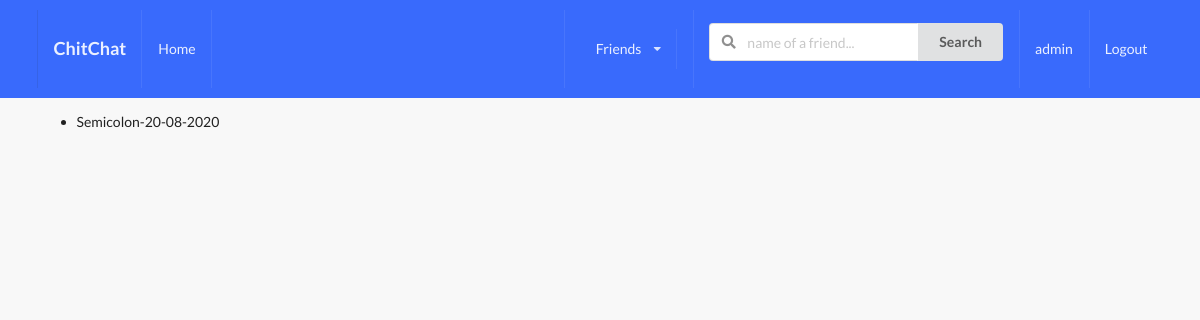
The page /profiles/invite_friends/ (signed in) on the database as committed earlier.
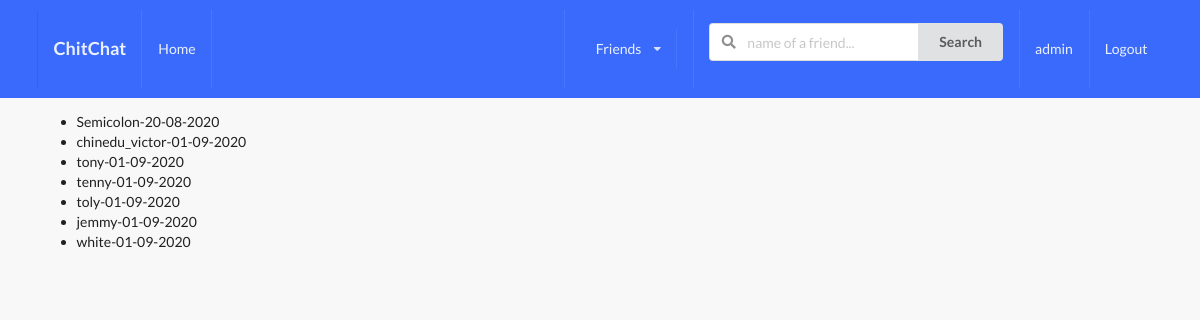
The same page on the database as committed later.
### profiles/models.py (models this page shows, shortened)
class Profile(models.Model):
    first_name = models.CharField(max_length=200, blank=True)
    last_name = models.CharField(max_length=200, blank=True)
    user = models.OneToOneField(User, on_delete=models.CASCADE)
    bio = models.TextField(default="no bio...", max_length=300, verbose_name='bio')
    DOB = models.DateField(verbose_name='Date of Birth', blank=True, null=True)
    email = models.EmailField(max_length=200, blank=True, verbose_name='email')
    address = models.CharField(max_length=300, blank=True, verbose_name='address')
    phone_number = models.CharField(max_length=15, blank=True, verbose_name='phone number')
    country = models.CharField(max_length=200, blank=True)
    avatar = CloudinaryField('avatar', blank=True,)
    friends = models.ManyToManyField(User, blank=True, related_name='friends')
    slug = models.SlugField(unique=True, blank=True)
    updated = models.DateTimeField(auto_now=True)
    created = models.DateTimeField(auto_now_add=True)
    objects = ProfileManager()
    def __str__(self):
        return f"{self.user.username}-{self.created.strftime('%d-%m-%Y')}"
    __initial_first_name = None
    __initial_last_name = None
    def __init__(self, *args, **kwargs):
        super().__init__(*args, **kwargs)
        self.__initial_first_name = self.first_name
        self.__initial_last_name = self.last_name

### profiles/views.py (the view)
# urls.py: path('invite_friends/', profiles_i_can_invite, name='invite_friends'),
def profiles_i_can_invite(request):
    user = request.user
    query = Profile.objects.get_all_profiles_to_invite(user)
    context = {
        'query': query,
    }
    return render(request, 'profile/to_invite_list.html', context)

### profiles/models.py (called while the page is built)
    def get_all_profiles_to_invite(self, sender):
        profiles = Profile.objects.all().exclude(user=sender)
        myprofile = Profile.objects.get(user=sender)
        query = Relationship.objects.filter(Q(sender=myprofile) | Q(receiver=myprofile))
        accepted = []
        for rel in query:
            if rel.status == 'accepted':
                accepted.append(rel.receiver)
                accepted.append(rel.sender)
        print(accepted)
        available = [profile for profile in profiles if profile not in accepted]
        print(available)
        return available

### templates/profile/to_invite_list.html (shortened to what this page needs)
{% extends 'base.html' %}
{% block content%}
<ul>
    {% for item in query %}
        <li>{{item}}</li>
    {% endfor %}
</ul>
{% endblock content%}

### templates/base.html (shortened to what this page needs)
{% load static %}
<html lang="en">
  <head>
    <link rel="stylesheet" type="text/css" href="{% static 'style.css' %}"/>
    <link rel="stylesheet" type='text/css' href="https://cdnjs.cloudflare.com/ajax/libs/semantic-ui/2.2.14/semantic.min.css">
  </head>
  <body>
  {% include 'profile/navbar.html'%}
    <div class="ui container">
      {% block content %}
      {% endblock content %}
    </div>
  </body>
</html>

### templates/profile/navbar.html (shortened to what this page needs)
<div class="ui inverted menu nav mb-7">
  <div class="ui container">
    <a href="{% url 'posts:main_post_view' %}" class="item">
        <h3>ChitChat</h3>
    </a>
    {% if request.user.is_authenticated %}
    <a href="{% url 'posts:main_post_view' %}" class="item">
        Home
    </a>
    {% endif %}
    <div class="right menu">
        {% if request.user.is_authenticated %}
        <div class="item">
            <div class="ui simple dropdown item teal"> Friends
                <i class="dropdown icon"></i>
             </div>
        </div>
             <div class="item">
              <form action="" method="GET">
                <div class="ui action left icon input">
                <input class="prompt" type="text" name='q' placeholder="name of a friend...">
                <button type='submit' class="ui button">Search</button>
                </div>
            </form>
            </div>
            <a href="{% url 'profiles:my_profile_view' %}" class="item">
                 {{ request.user }}
            </a>
            <a href="{% url 'logout' %}" class="ui item">
                Logout
            </a>
        {% else %}
        <a href="{% url 'login' %}" class="ui item">
                Login
            </a>
        {% endif %}
    </div>
  </div>
</div>

### static_project/style.css (style rules this page uses)
body { background-color: #f8f8f8 !important; }
.nav { border-radius:0px !important; padding: 10px 0 ; background-color: #396afc !important; }
.mb-7 { margin-bottom: 7px !important ; }

Rows that differ between the two databases and show on the page:
added Profile: user+created "chinedu_victor-01-09-2020"
added Profile: user+created "tony-01-09-2020"
added Profile: user+created "tenny-01-09-2020"
added Profile: user+created "toly-01-09-2020"
added Profile: user+created "jemmy-01-09-2020"
added Profile: user+created "white-01-09-2020"
